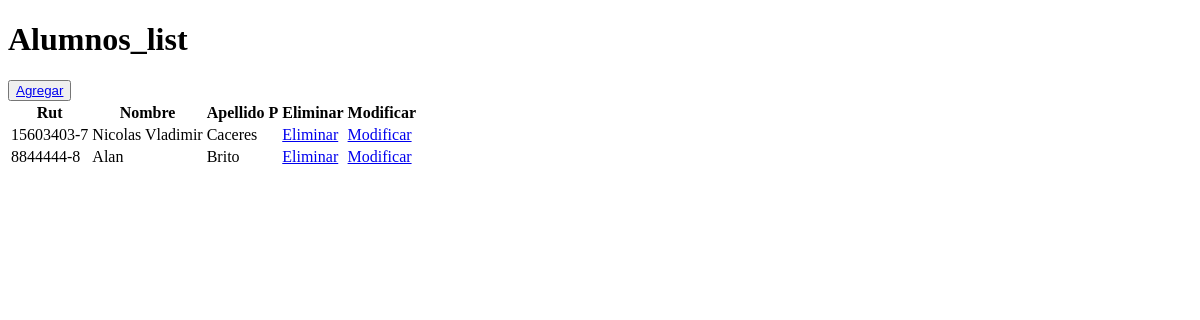
The page /alumnos/crud on the database as committed earlier.
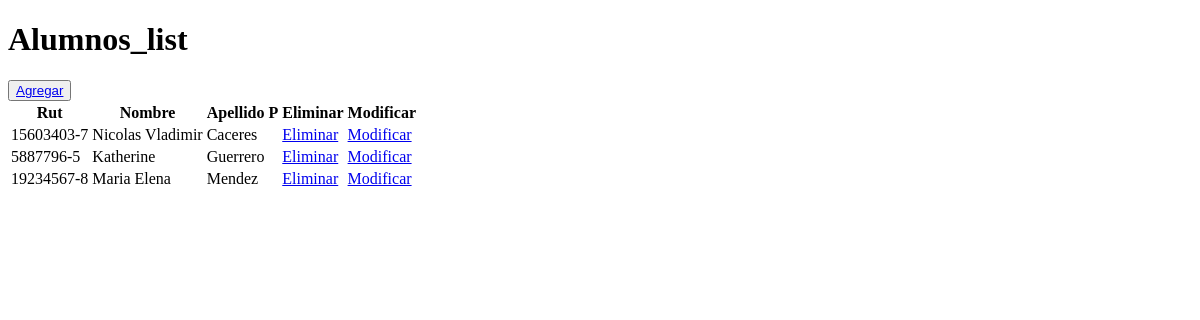
The same page on the database as committed later.
### alumnos/models.py (models this page shows, shortened)
class Alumno(models.Model):
    rut = models.CharField(primary_key=True,max_length=10)
    nombre = models.CharField(max_length=50)
    apellido_paterno = models.CharField(max_length=50)
    apellido_materno = models.CharField(max_length=50)
    fecha_nacimiento = models.DateField(blank=False,null=False)
    id_genero = models.ForeignKey("Genero",on_delete=models.CASCADE,db_column="id_genero")
    telefono = models.CharField(max_length=45)
    email = models.EmailField(unique=True,max_length=100,blank=True,null=True)
    direccion = models.CharField(max_length=100,blank=True,null=True)
    activo = models.IntegerField()

### alumnos/views.py (the view)
# urls.py: path('crud', views.crud, name="crud"),
def crud(request):
    alumnos = Alumno.objects.all()
    context={"alumnos":alumnos}
    return render(request,"alumnos/alumnos_list.html",context)

### alumnos/templates/alumnos/alumnos_list.html (shortened to what this page needs)
{% load static %}
<!DOCTYPE html>
<html lang="en">
<head>
</head>
<body>
    <h1>Alumnos_list</h1>
    <button type="button">
        <a href="{% url 'alumnosAdd' %}"> Agregar </a>
    </button>
    <table>
        {% if alumnos %}
            <th>Rut</th>
            <th>Nombre</th>
            <th>Apellido P</th>
            <th>Eliminar</th>
            <th>Modificar</th>
            {% for alumno in alumnos %}
                <tr>
                    <td>{{alumno.rut}}</td>
                    <td>{{alumno.nombre}}</td>
                    <td>{{alumno.apellido_paterno}}</td>
                    <td><a href="{% url 'alumnos_del' pk=alumno.rut %}">Eliminar</a></td>
                    <td><a href="{% url 'alumnos_findEdit' pk=alumno.rut %}">Modificar</a></td>
                </tr>
            {% endfor %}
        {% endif %}
    </table>
</body>
</html>

Rows that differ between the two databases and show on the page:
removed Alumno: rut "8844444-8", nombre "Alan", apellido_paterno "Brito"
added Alumno: rut "5887796-5", nombre "Katherine", apellido_paterno "Guerrero"
added Alumno: rut "19234567-8", nombre "Maria Elena", apellido_paterno "Mendez"
